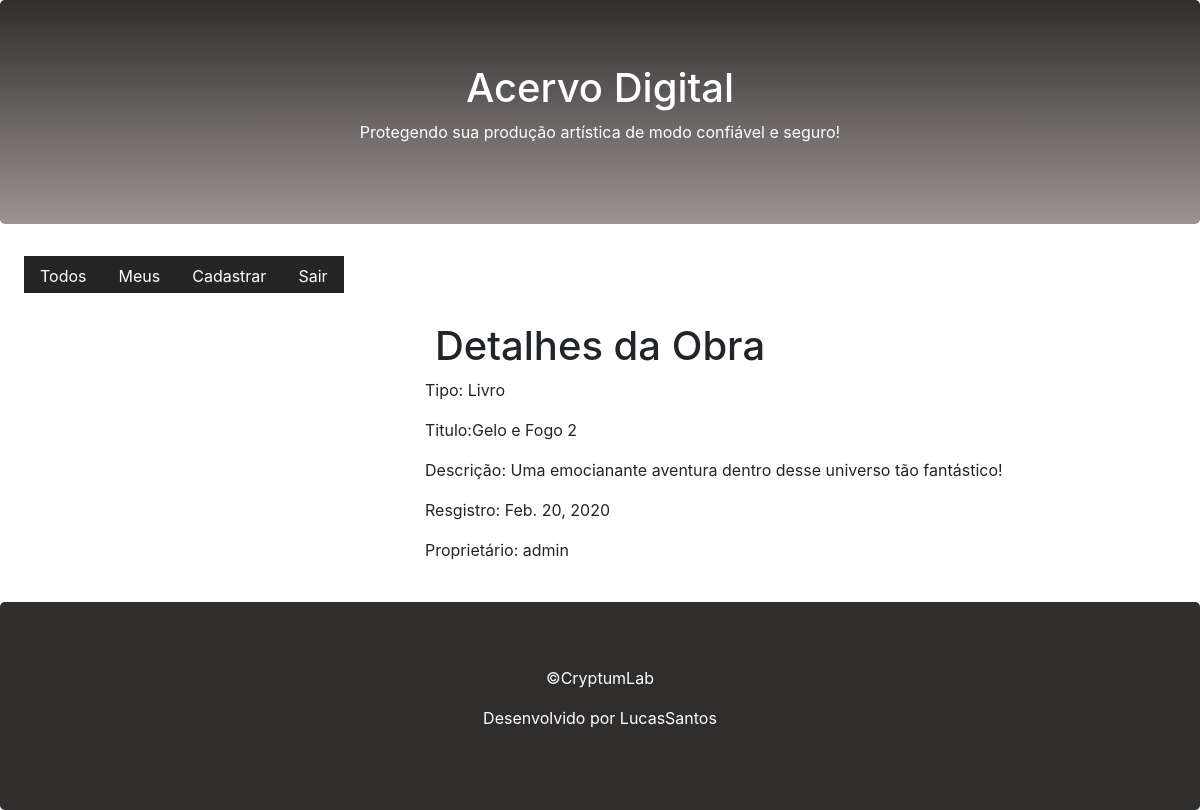
Screenshot of /obra/detail/2/ with the database file from the repository.
### proj/models.py (models this page shows, shortened)
class Acervo(models.Model):
    tipoObra = models.CharField(max_length=11)
    tituloObra = models.CharField(max_length=20)
    description = models.TextField()
    begin_date = models.DateField(auto_now_add=True)
    active = models.BooleanField(default=True)
    user = models.ForeignKey(User, on_delete=models.CASCADE)
    class Meta:
        db_table = 'acervo'

### proj/views.py (the view)
# urls.py: path('obra/detail/<id>/',views.obra_detail),
def obra_detail(request, id):
    acervo = Acervo.objects.get(active=True, id=id)
    return render(request,'obra.html',{'acervo' :acervo})

### templates/obra.html (shortened to what this page needs)
{% extends "model-page.html" %}
{% block content %}
<h1 class="text-center">Detalhes da Obra</h1>
<div class="container mp-4 mb-4">
        <div class="row">
            <div class="col-sm-4">
            </div>
            <div class="col-sm-8">
                <p>Tipo: {{acervo.tipoObra}}</p>
                <p>Titulo:{{acervo.tituloObra}}</p>
                <p>Descrição: {{acervo.description}}</p>
                <p>Resgistro: {{acervo.begin_date}}</p>
                <p>Proprietário: {{acervo.user}}</p>
            </div>
        </div>
    </div>
{% endblock %}

### rows the page displays
Acervo: tipoObra "Livro", tituloObra "Gelo e Fogo 2", description "Uma emocianante aventura dentro desse universo tão fantástico!", begin_date "Feb. 20, 2020", user "admin"
